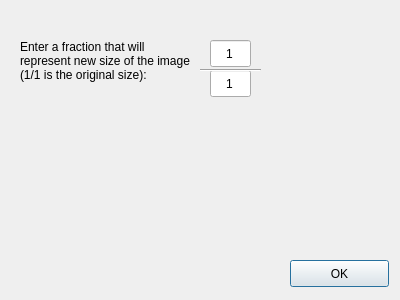
<?xml version="1.0" encoding="UTF-8"?>
<ui version="4.0">
 <class>Dialog</class>
 <widget class="QDialog" name="Dialog">
  <property name="geometry">
   <rect>
    <x>0</x>
    <y>0</y>
    <width>400</width>
    <height>300</height>
   </rect>
  </property>
  <property name="windowTitle">
   <string>Resize</string>
  </property>
  <widget class="QPushButton" name="resizeOKButton">
   <property name="geometry">
    <rect>
     <x>290</x>
     <y>260</y>
     <width>99</width>
     <height>27</height>
    </rect>
   </property>
   <property name="text">
    <string>OK</string>
   </property>
  </widget>
  <widget class="QLineEdit" name="resizeNumerator">
   <property name="geometry">
    <rect>
     <x>210</x>
     <y>40</y>
     <width>41</width>
     <height>27</height>
    </rect>
   </property>
   <property name="text">
    <string>1</string>
   </property>
   <property name="maxLength">
    <number>3</number>
   </property>
   <property name="alignment">
    <set>Qt::AlignCenter</set>
   </property>
  </widget>
  <widget class="QLineEdit" name="resizeDenominator">
   <property name="geometry">
    <rect>
     <x>210</x>
     <y>70</y>
     <width>41</width>
     <height>27</height>
    </rect>
   </property>
   <property name="text">
    <string>1</string>
   </property>
   <property name="maxLength">
    <number>3</number>
   </property>
   <property name="alignment">
    <set>Qt::AlignCenter</set>
   </property>
  </widget>
  <widget class="Line" name="line">
   <property name="geometry">
    <rect>
     <x>200</x>
     <y>60</y>
     <width>61</width>
     <height>20</height>
    </rect>
   </property>
   <property name="orientation">
    <enum>Qt::Horizontal</enum>
   </property>
  </widget>
  <widget class="QLabel" name="label">
   <property name="geometry">
    <rect>
     <x>20</x>
     <y>40</y>
     <width>171</width>
     <height>71</height>
    </rect>
   </property>
   <property name="text">
    <string>Enter a fraction that will represent new size of the image (1/1 is the original size):</string>
   </property>
   <property name="alignment">
    <set>Qt::AlignLeading|Qt::AlignLeft|Qt::AlignTop</set>
   </property>
   <property name="wordWrap">
    <bool>true</bool>
   </property>
  </widget>
  <widget class="QLabel" name="resizeErrorLabel">
   <property name="geometry">
    <rect>
     <x>30</x>
     <y>130</y>
     <width>341</width>
     <height>111</height>
    </rect>
   </property>
   <property name="text">
    <string/>
   </property>
  </widget>
 </widget>
 <resources/>
 <connections/>
</ui>
